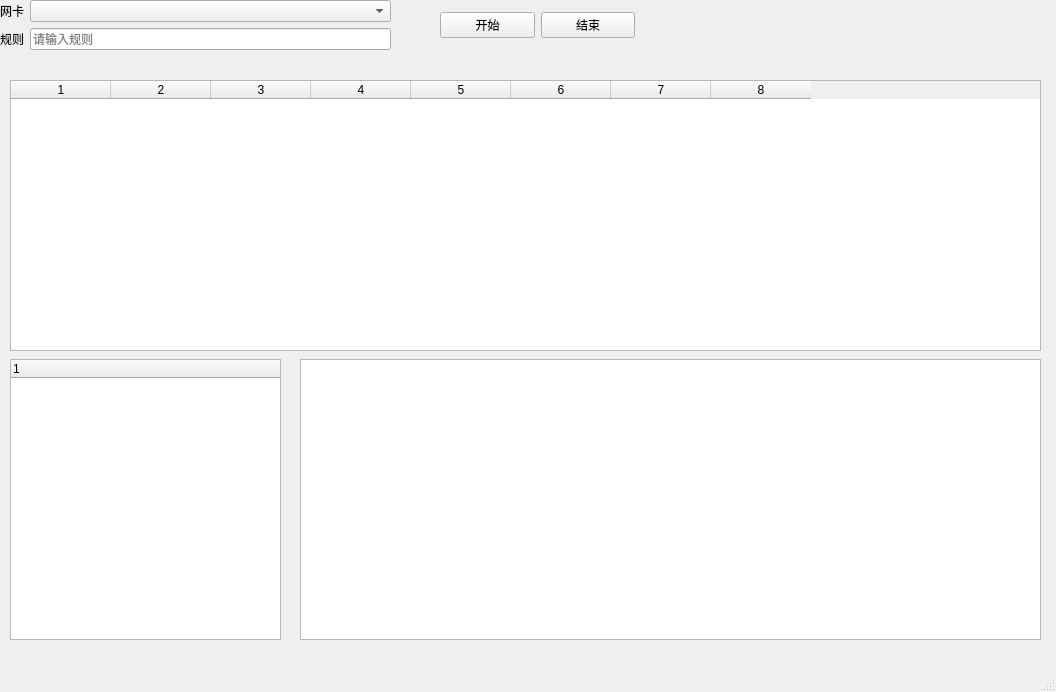
<?xml version="1.0" encoding="UTF-8"?>
<ui version="4.0">
 <class>MainWindow</class>
 <widget class="QMainWindow" name="MainWindow">
  <property name="geometry">
   <rect>
    <x>0</x>
    <y>0</y>
    <width>1056</width>
    <height>692</height>
   </rect>
  </property>
  <property name="windowTitle">
   <string>MainWindow</string>
  </property>
  <widget class="QWidget" name="centralwidget">
   <widget class="QWidget" name="formLayoutWidget">
    <property name="geometry">
     <rect>
      <x>0</x>
      <y>0</y>
      <width>391</width>
      <height>61</height>
     </rect>
    </property>
    <layout class="QFormLayout" name="formLayout">
     <item row="0" column="0">
      <widget class="QLabel" name="dev">
       <property name="text">
        <string>网卡</string>
       </property>
      </widget>
     </item>
     <item row="1" column="0">
      <widget class="QLabel" name="rule">
       <property name="text">
        <string>规则</string>
       </property>
      </widget>
     </item>
     <item row="0" column="1">
      <widget class="QComboBox" name="devs_choose">
       <property name="currentText">
        <string/>
       </property>
       <property name="minimumContentsLength">
        <number>1</number>
       </property>
       <property name="placeholderText">
        <string>请选择一个网卡</string>
       </property>
      </widget>
     </item>
     <item row="1" column="1">
      <widget class="QLineEdit" name="filterline">
       <property name="placeholderText">
        <string>请输入规则</string>
       </property>
      </widget>
     </item>
    </layout>
   </widget>
   <widget class="QWidget" name="horizontalLayoutWidget">
    <property name="geometry">
     <rect>
      <x>440</x>
      <y>0</y>
      <width>195</width>
      <height>51</height>
     </rect>
    </property>
    <layout class="QHBoxLayout" name="horizontalLayout">
     <item>
      <widget class="QPushButton" name="start">
       <property name="text">
        <string>开始</string>
       </property>
      </widget>
     </item>
     <item>
      <widget class="QPushButton" name="end">
       <property name="text">
        <string>结束</string>
       </property>
      </widget>
     </item>
    </layout>
   </widget>
   <widget class="QTreeWidget" name="packetanalysis">
    <property name="geometry">
     <rect>
      <x>10</x>
      <y>359</y>
      <width>271</width>
      <height>281</height>
     </rect>
    </property>
    <column>
     <property name="text">
      <string notr="true">1</string>
     </property>
    </column>
   </widget>
   <widget class="QTextEdit" name="packethex">
    <property name="geometry">
     <rect>
      <x>300</x>
      <y>359</y>
      <width>741</width>
      <height>281</height>
     </rect>
    </property>
   </widget>
   <widget class="QTableWidget" name="packetlist">
    <property name="enabled">
     <bool>true</bool>
    </property>
    <property name="geometry">
     <rect>
      <x>10</x>
      <y>80</y>
      <width>1031</width>
      <height>271</height>
     </rect>
    </property>
    <property name="editTriggers">
     <set>QAbstractItemView::NoEditTriggers</set>
    </property>
    <property name="selectionMode">
     <enum>QAbstractItemView::SingleSelection</enum>
    </property>
    <property name="selectionBehavior">
     <enum>QAbstractItemView::SelectRows</enum>
    </property>
    <property name="columnCount">
     <number>8</number>
    </property>
    <column/>
    <column/>
    <column/>
    <column/>
    <column/>
    <column/>
    <column/>
    <column/>
   </widget>
  </widget>
  <widget class="QMenuBar" name="menubar">
   <property name="geometry">
    <rect>
     <x>0</x>
     <y>0</y>
     <width>1056</width>
     <height>26</height>
    </rect>
   </property>
  </widget>
  <widget class="QStatusBar" name="statusbar"/>
 </widget>
 <resources/>
 <connections/>
</ui>
